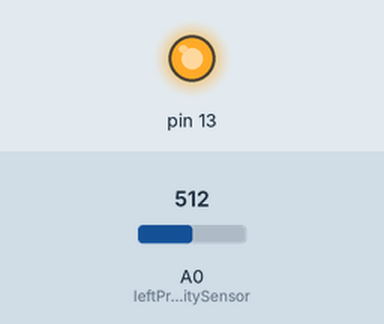
Simulated run of this sketch. Board: Arduino Uno, built with avr-gcc and run on an emulated ATmega328P. On the bench: output pins drawn as LEDs (lit = HIGH). Inputs (shaded band) come from the test bench; at power-on: A0 (leftProximitySensor) = 512. Pins used as bus, display or sensor lines are not drawn.

Above: at 0.1 s.
Timing chart, 0 to 1.6 s (numbered marks = the images above):
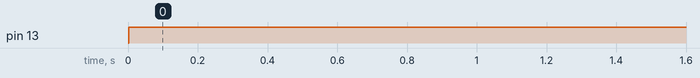

The sketch:

SensorsTests.ino
```cpp
//----------------------------------------------------------------------------
//                            CONSTANTS
//----------------------------------------------------------------------------
const byte leftProximitySensor  = 0;   //analog input 0 reads left sensor
const byte rightProximitySensor = 1;   //analog input 1 reads right sensor
const byte leftSensorEmitter    = 5;
const byte rightSensorEmitter   = 6;

const int NO_OBJECT         = 800;
const int OBJECT_TOO_CLOSE  = 400;
const int SENSING_INTERVALS = 2000;   //reading sensors every 2 seconds
const int STEPS_DELAY       = 3000;

//----------------------------------------------------------------------------
//                            SETUP
//----------------------------------------------------------------------------
void setup()
{
  pinMode(rightSensorEmitter, OUTPUT);
  pinMode(leftSensorEmitter, OUTPUT);
  pinMode(13, OUTPUT);

  //both start off
  digitalWrite(rightSensorEmitter, LOW);
  digitalWrite(leftSensorEmitter, LOW);
}

//----------------------------------------------------------------------------
//                            LOOP
//----------------------------------------------------------------------------
void loop()
{
  int lecture = readLeft();
  if(lecture < OBJECT_TOO_CLOSE)
  {
    digitalWrite(13, HIGH);
  }
  else
  {
    digitalWrite(13, LOW);
  }
  delay(1000);
}

//----------------------------------------------------------------------------
//                            SENSORS
//----------------------------------------------------------------------------
// TODO: turning sensor emitter on can be through PWM to decrease
// power consumtion
int readLeft( void )
{
  delay(1);
  int enviromentLight = analogRead(leftProximitySensor);
  digitalWrite(leftSensorEmitter, HIGH);
  delay(1);//minimal time to wait to get a valid data
  int lecture = analogRead(leftProximitySensor);

  //leave emitter off for lowering consumtion
  digitalWrite(leftSensorEmitter, LOW);
  return lecture - enviromentLight;
}

int readRight( void )
{
  digitalWrite(rightSensorEmitter, HIGH);
  delay(1);//minimal time to wait to get a valid data
  int lecture = analogRead(rightProximitySensor);

  //leave emitter off for lowering consumtion
  digitalWrite(rightSensorEmitter, LOW);
  return lecture;
}
```

Measured:
- by itself, pin 13: LOW → HIGH at 0.00 s
